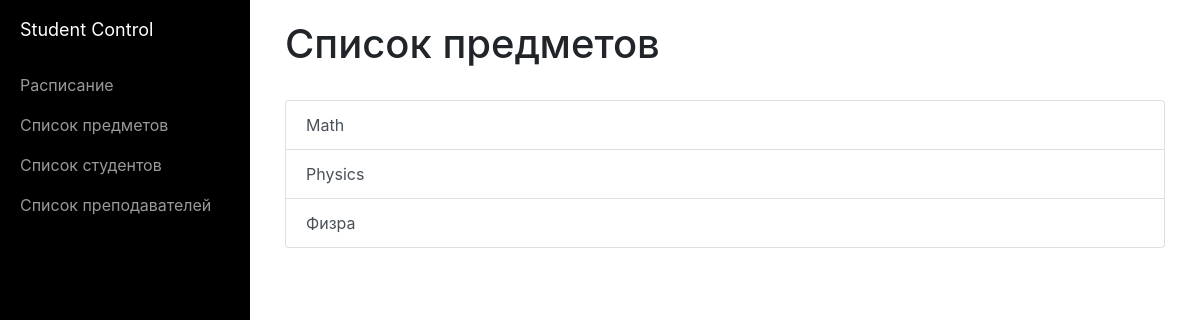
/subjects/, run on the app's committed database.
### student_control_app/models.py (models this page shows, shortened)
class Subject(models.Model):
    name = models.CharField(max_length=30)
    hours = models.PositiveSmallIntegerField(default=1)
    description = models.TextField(blank=True, null=True)
    image = models.ImageField(upload_to='subject_images', blank=True, null=True)

### student_control_app/views.py (the view)
# urls.py: url(r'^subjects/', subjects, name='subjects_list'),
def subjects(request):
    subjects = Subject.objects.all()
    return render(request, 'subjects.html', {'subjects': subjects})

### student_control_app/templates/subjects.html
{% extends "index.html" %}
{% block content %}
    <h1>Список предметов</h1>
    <br>
    <div class="list-group">
        {% for subject in subjects %}
            <a href={{ "/subject/" }}{{ subject.id }} class="list-group-item list-group-item-action">
            {{ subject.name }}
            </a>
        {% endfor %}
    </div>
{% endblock %}

### student_control_app/static/css/simple-sidebar.css (style rules this page uses)
body { overflow-x: hidden; }

### data on the page
Subject: name "Math"
Subject: name "Physics"
Subject: name "Физра"
